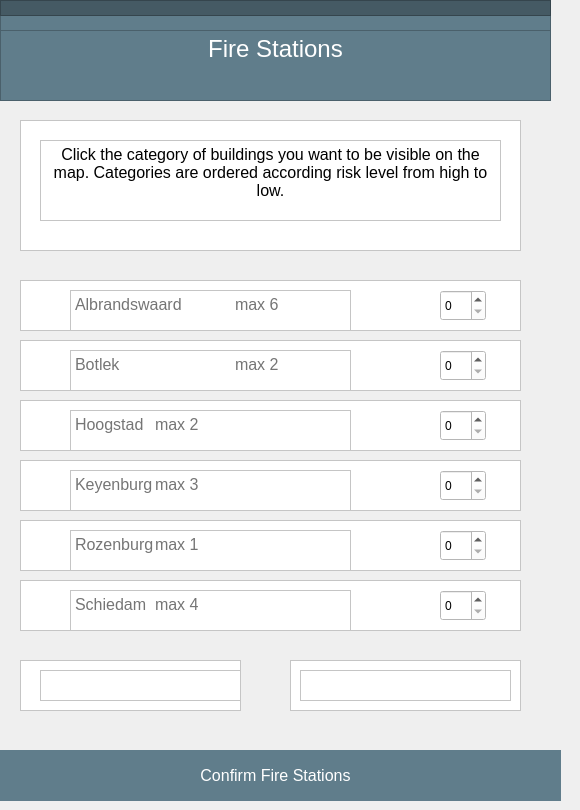
   <widget class="QWidget" name="tabFireStations">
    <attribute name="title">
     <string>Fire Stations</string>
    </attribute>
    <widget class="QPushButton" name="buttonConfirmFireStations">
     <property name="geometry">
      <rect>
       <x>-10</x>
       <y>750</y>
       <width>571</width>
       <height>51</height>
      </rect>
     </property>
     <property name="font">
      <font>
       <pointsize>12</pointsize>
      </font>
     </property>
     <property name="styleSheet">
      <string notr="true">border:0pt; background-color:#607D8B; color:white;</string>
     </property>
     <property name="text">
      <string>Confirm Fire Stations</string>
     </property>
    </widget>
    <widget class="QFrame" name="frame_5">
     <property name="geometry">
      <rect>
       <x>0</x>
       <y>0</y>
       <width>551</width>
       <height>101</height>
      </rect>
     </property>
     <property name="styleSheet">
      <string notr="true">background-color:#607D8B</string>
     </property>
     <property name="frameShape">
      <enum>QFrame::StyledPanel</enum>
     </property>
     <property name="frameShadow">
      <enum>QFrame::Raised</enum>
     </property>
     <widget class="QTextEdit" name="textEdit_4">
      <property name="geometry">
       <rect>
        <x>0</x>
        <y>30</y>
        <width>551</width>
        <height>71</height>
       </rect>
      </property>
      <property name="styleSheet">
       <string notr="true">; background-color:#607D8B; color:white</string>
      </property>
      <property name="html">
       <string>&lt;!DOCTYPE HTML PUBLIC &quot;-//W3C//DTD HTML 4.0//EN&quot; &quot;http://www.w3.org/TR/REC-html40/strict.dtd&quot;&gt;
&lt;html&gt;&lt;head&gt;&lt;meta name=&quot;qrichtext&quot; content=&quot;1&quot; /&gt;&lt;style type=&quot;text/css&quot;&gt;
p, li { white-space: pre-wrap; }
&lt;/style&gt;&lt;/head&gt;&lt;body style=&quot; font-family:'MS Shell Dlg 2'; font-size:7.5pt; font-weight:400; font-style:normal;&quot;&gt;
&lt;p align=&quot;center&quot; style=&quot; margin-top:0px; margin-bottom:0px; margin-left:0px; margin-right:0px; -qt-block-indent:0; text-indent:0px;&quot;&gt;&lt;span style=&quot; font-size:18pt;&quot;&gt;Fire Stations&lt;/span&gt;&lt;/p&gt;&lt;/body&gt;&lt;/html&gt;</string>
      </property>
     </widget>
     <widget class="QFrame" name="frame_9">
      <property name="geometry">
       <rect>
        <x>0</x>
        <y>0</y>
        <width>551</width>
        <height>16</height>
       </rect>
      </property>
      <property name="styleSheet">
       <string notr="true">background-color: #455A64</string>
      </property>
      <property name="frameShape">
       <enum>QFrame::StyledPanel</enum>
      </property>
      <property name="frameShadow">
       <enum>QFrame::Raised</enum>
      </property>
     </widget>
    </widget>
    <widget class="QFrame" name="frame_4">
     <property name="geometry">
      <rect>
       <x>20</x>
       <y>280</y>
       <width>501</width>
       <height>51</height>
      </rect>
     </property>
     <property name="styleSheet">
      <string notr="true">background-color:white;</string>
     </property>
     <property name="frameShape">
      <enum>QFrame::StyledPanel</enum>
     </property>
     <property name="frameShadow">
      <enum>QFrame::Raised</enum>
     </property>
     <widget class="QTextEdit" name="textEdit_6">
      <property name="geometry">
       <rect>
        <x>50</x>
        <y>10</y>
        <width>281</width>
        <height>41</height>
       </rect>
      </property>
      <property name="styleSheet">
       <string notr="true">color: #757575</string>
      </property>
      <property name="html">
       <string>&lt;!DOCTYPE HTML PUBLIC &quot;-//W3C//DTD HTML 4.0//EN&quot; &quot;http://www.w3.org/TR/REC-html40/strict.dtd&quot;&gt;
&lt;html&gt;&lt;head&gt;&lt;meta name=&quot;qrichtext&quot; content=&quot;1&quot; /&gt;&lt;style type=&quot;text/css&quot;&gt;
p, li { white-space: pre-wrap; }
&lt;/style&gt;&lt;/head&gt;&lt;body style=&quot; font-family:'MS Shell Dlg 2'; font-size:7.5pt; font-weight:400; font-style:normal;&quot;&gt;
&lt;p style=&quot; margin-top:0px; margin-bottom:0px; margin-left:0px; margin-right:0px; -qt-block-indent:0; text-indent:0px;&quot;&gt;&lt;span style=&quot; font-size:12pt;&quot;&gt;Albrandswaard	max 6&lt;/span&gt;&lt;/p&gt;&lt;/body&gt;&lt;/html&gt;</string>
      </property>
     </widget>
     <widget class="QSpinBox" name="SpinBoxAlbrandswaard">
      <property name="geometry">
       <rect>
        <x>420</x>
        <y>10</y>
        <width>46</width>
        <height>31</height>
       </rect>
      </property>
      <property name="maximum">
       <number>6</number>
      </property>
     </widget>
    </widget>
    <widget class="QFrame" name="frame_11">
     <property name="geometry">
      <rect>
       <x>20</x>
       <y>340</y>
       <width>501</width>
       <height>51</height>
      </rect>
     </property>
     <property name="styleSheet">
      <string notr="true">background-color:white;</string>
     </property>
     <property name="frameShape">
      <enum>QFrame::StyledPanel</enum>
     </property>
     <property name="frameShadow">
      <enum>QFrame::Raised</enum>
     </property>
     <widget class="QTextEdit" name="textEdit_7">
      <property name="geometry">
       <rect>
        <x>50</x>
        <y>10</y>
        <width>281</width>
        <height>41</height>
       </rect>
      </property>
      <property name="styleSheet">
       <string notr="true">color: #757575</string>
      </property>
      <property name="html">
       <string>&lt;!DOCTYPE HTML PUBLIC &quot;-//W3C//DTD HTML 4.0//EN&quot; &quot;http://www.w3.org/TR/REC-html40/strict.dtd&quot;&gt;
&lt;html&gt;&lt;head&gt;&lt;meta name=&quot;qrichtext&quot; content=&quot;1&quot; /&gt;&lt;style type=&quot;text/css&quot;&gt;
p, li { white-space: pre-wrap; }
&lt;/style&gt;&lt;/head&gt;&lt;body style=&quot; font-family:'MS Shell Dlg 2'; font-size:7.5pt; font-weight:400; font-style:normal;&quot;&gt;
&lt;p style=&quot; margin-top:0px; margin-bottom:0px; margin-left:0px; margin-right:0px; -qt-block-indent:0; text-indent:0px;&quot;&gt;&lt;span style=&quot; font-size:12pt;&quot;&gt;Botlek		max 2&lt;/span&gt;&lt;/p&gt;&lt;/body&gt;&lt;/html&gt;</string>
      </property>
     </widget>
     <widget class="QSpinBox" name="SpinBoxBotlek">
      <property name="geometry">
       <rect>
        <x>420</x>
        <y>10</y>
        <width>46</width>
        <height>31</height>
       </rect>
      </property>
      <property name="maximum">
       <number>2</number>
      </property>
     </widget>
    </widget>
    <widget class="QFrame" name="frame_12">
     <property name="geometry">
      <rect>
       <x>20</x>
       <y>400</y>
       <width>501</width>
       <height>51</height>
      </rect>
     </property>
     <property name="styleSheet">
      <string notr="true">background-color:white;</string>
     </property>
     <property name="frameShape">
      <enum>QFrame::StyledPanel</enum>
     </property>
     <property name="frameShadow">
      <enum>QFrame::Raised</enum>
     </property>
     <widget class="QTextEdit" name="textEdit_8">
      <property name="geometry">
       <rect>
        <x>50</x>
        <y>10</y>
        <width>281</width>
        <height>41</height>
       </rect>
      </property>
      <property name="styleSheet">
       <string notr="true">color: #757575</string>
      </property>
      <property name="html">
       <string>&lt;!DOCTYPE HTML PUBLIC &quot;-//W3C//DTD HTML 4.0//EN&quot; &quot;http://www.w3.org/TR/REC-html40/strict.dtd&quot;&gt;
&lt;html&gt;&lt;head&gt;&lt;meta name=&quot;qrichtext&quot; content=&quot;1&quot; /&gt;&lt;style type=&quot;text/css&quot;&gt;
p, li { white-space: pre-wrap; }
&lt;/style&gt;&lt;/head&gt;&lt;body style=&quot; font-family:'MS Shell Dlg 2'; font-size:7.5pt; font-weight:400; font-style:normal;&quot;&gt;
&lt;p style=&quot; margin-top:0px; margin-bottom:0px; margin-left:0px; margin-right:0px; -qt-block-indent:0; text-indent:0px;&quot;&gt;&lt;span style=&quot; font-size:12pt;&quot;&gt;Hoogstad	max 2&lt;/span&gt;&lt;/p&gt;&lt;/body&gt;&lt;/html&gt;</string>
      </property>
     </widget>
     <widget class="QSpinBox" name="SpinBoxHoogstad">
      <property name="geometry">
       <rect>
        <x>420</x>
        <y>10</y>
        <width>46</width>
        <height>31</height>
       </rect>
      </property>
      <property name="maximum">
       <number>2</number>
      </property>
     </widget>
    </widget>
    <widget class="QFrame" name="frame_13">
     <property name="geometry">
      <rect>
       <x>20</x>
       <y>460</y>
       <width>501</width>
       <height>51</height>
      </rect>
     </property>
     <property name="styleSheet">
      <string notr="true">background-color:white;</string>
     </property>
     <property name="frameShape">
      <enum>QFrame::StyledPanel</enum>
     </property>
     <property name="frameShadow">
      <enum>QFrame::Raised</enum>
     </property>
     <widget class="QTextEdit" name="textEdit_10">
      <property name="geometry">
       <rect>
        <x>50</x>
        <y>10</y>
        <width>281</width>
        <height>41</height>
       </rect>
      </property>
      <property name="styleSheet">
       <string notr="true">color: #757575</string>
      </property>
      <property name="html">
       <string>&lt;!DOCTYPE HTML PUBLIC &quot;-//W3C//DTD HTML 4.0//EN&quot; &quot;http://www.w3.org/TR/REC-html40/strict.dtd&quot;&gt;
&lt;html&gt;&lt;head&gt;&lt;meta name=&quot;qrichtext&quot; content=&quot;1&quot; /&gt;&lt;style type=&quot;text/css&quot;&gt;
p, li { white-space: pre-wrap; }
&lt;/style&gt;&lt;/head&gt;&lt;body style=&quot; font-family:'MS Shell Dlg 2'; font-size:7.5pt; font-weight:400; font-style:normal;&quot;&gt;
&lt;p style=&quot; margin-top:0px; margin-bottom:0px; margin-left:0px; margin-right:0px; -qt-block-indent:0; text-indent:0px;&quot;&gt;&lt;span style=&quot; font-size:12pt;&quot;&gt;Keyenburg	max 3&lt;/span&gt;&lt;/p&gt;&lt;/body&gt;&lt;/html&gt;</string>
      </property>
     </widget>
     <widget class="QSpinBox" name="SpinBoxKeyenburg">
      <property name="geometry">
       <rect>
        <x>420</x>
        <y>10</y>
        <width>46</width>
        <height>31</height>
       </rect>
      </property>
      <property name="maximum">
       <number>3</number>
      </property>
     </widget>
    </widget>
    <widget class="QFrame" name="frame_14">
     <property name="geometry">
      <rect>
       <x>20</x>
       <y>520</y>
       <width>501</width>
       <height>51</height>
      </rect>
     </property>
     <property name="styleSheet">
      <string notr="true">background-color:white;</string>
     </property>
     <property name="frameShape">
      <enum>QFrame::StyledPanel</enum>
     </property>
     <property name="frameShadow">
      <enum>QFrame::Raised</enum>
     </property>
     <widget class="QTextEdit" name="textEdit_11">
      <property name="geometry">
       <rect>
        <x>50</x>
        <y>10</y>
        <width>281</width>
        <height>41</height>
       </rect>
      </property>
      <property name="styleSheet">
       <string notr="true">color: #757575</string>
      </property>
      <property name="html">
       <string>&lt;!DOCTYPE HTML PUBLIC &quot;-//W3C//DTD HTML 4.0//EN&quot; &quot;http://www.w3.org/TR/REC-html40/strict.dtd&quot;&gt;
&lt;html&gt;&lt;head&gt;&lt;meta name=&quot;qrichtext&quot; content=&quot;1&quot; /&gt;&lt;style type=&quot;text/css&quot;&gt;
p, li { white-space: pre-wrap; }
&lt;/style&gt;&lt;/head&gt;&lt;body style=&quot; font-family:'MS Shell Dlg 2'; font-size:7.5pt; font-weight:400; font-style:normal;&quot;&gt;
&lt;p style=&quot; margin-top:0px; margin-bottom:0px; margin-left:0px; margin-right:0px; -qt-block-indent:0; text-indent:0px;&quot;&gt;&lt;span style=&quot; font-size:12pt;&quot;&gt;Rozenburg	max 1&lt;/span&gt;&lt;/p&gt;&lt;/body&gt;&lt;/html&gt;</string>
      </property>
     </widget>
     <widget class="QSpinBox" name="SpinBoxRozenburg">
      <property name="geometry">
       <rect>
        <x>420</x>
        <y>10</y>
        <width>46</width>
        <height>31</height>
       </rect>
      </property>
      <property name="maximum">
       <number>1</number>
      </property>
     </widget>
    </widget>
    <widget class="QFrame" name="frame_15">
     <property name="geometry">
      <rect>
       <x>20</x>
       <y>580</y>
       <width>501</width>
       <height>51</height>
      </rect>
     </property>
     <property name="styleSheet">
      <string notr="true">background-color:white;</string>
     </property>
     <property name="frameShape">
      <enum>QFrame::StyledPanel</enum>
     </property>
     <property name="frameShadow">
      <enum>QFrame::Raised</enum>
     </property>
     <widget class="QTextEdit" name="textEdit_12">
      <property name="geometry">
       <rect>
        <x>50</x>
        <y>10</y>
        <width>281</width>
        <height>41</height>
       </rect>
      </property>
      <property name="styleSheet">
       <string notr="true">color: #757575</string>
      </property>
      <property name="html">
       <string>&lt;!DOCTYPE HTML PUBLIC &quot;-//W3C//DTD HTML 4.0//EN&quot; &quot;http://www.w3.org/TR/REC-html40/strict.dtd&quot;&gt;
&lt;html&gt;&lt;head&gt;&lt;meta name=&quot;qrichtext&quot; content=&quot;1&quot; /&gt;&lt;style type=&quot;text/css&quot;&gt;
p, li { white-space: pre-wrap; }
&lt;/style&gt;&lt;/head&gt;&lt;body style=&quot; font-family:'MS Shell Dlg 2'; font-size:7.5pt; font-weight:400; font-style:normal;&quot;&gt;
&lt;p style=&quot; margin-top:0px; margin-bottom:0px; margin-left:0px; margin-right:0px; -qt-block-indent:0; text-indent:0px;&quot;&gt;&lt;span style=&quot; font-size:12pt;&quot;&gt;Schiedam	max 4&lt;/span&gt;&lt;/p&gt;&lt;/body&gt;&lt;/html&gt;</string>
      </property>
     </widget>
     <widget class="QSpinBox" name="SpinBoxSchiedam">
      <property name="geometry">
       <rect>
        <x>420</x>
        <y>10</y>
        <width>46</width>
        <height>31</height>
       </rect>
      </property>
      <property name="maximum">
       <number>4</number>
      </property>
     </widget>
    </widget>
    <widget class="QFrame" name="frame_17">
     <property name="geometry">
      <rect>
       <x>20</x>
       <y>660</y>
       <width>221</width>
       <height>51</height>
      </rect>
     </property>
     <property name="styleSheet">
      <string notr="true">background-color:white</string>
     </property>
     <property name="frameShape">
      <enum>QFrame::StyledPanel</enum>
     </property>
     <property name="frameShadow">
      <enum>QFrame::Raised</enum>
     </property>
     <widget class="QListWidget" name="reportAdvisedTrucks">
      <property name="geometry">
       <rect>
        <x>20</x>
        <y>10</y>
        <width>201</width>
        <height>31</height>
       </rect>
      </property>
     </widget>
    </widget>
    <widget class="QFrame" name="frame_19">
     <property name="geometry">
      <rect>
       <x>290</x>
       <y>660</y>
       <width>231</width>
       <height>51</height>
      </rect>
     </property>
     <property name="styleSheet">
      <string notr="true">background-color:white</string>
     </property>
     <property name="frameShape">
      <enum>QFrame::StyledPanel</enum>
     </property>
     <property name="frameShadow">
      <enum>QFrame::Raised</enum>
     </property>
     <widget class="QListWidget" name="reportTruckCounter">
      <property name="geometry">
       <rect>
        <x>10</x>
        <y>10</y>
        <width>211</width>
        <height>31</height>
       </rect>
      </property>
      <property name="styleSheet">
       <string notr="true">text-align: center</string>
      </property>
     </widget>
    </widget>
    <widget class="QFrame" name="frame_21">
     <property name="geometry">
      <rect>
       <x>20</x>
       <y>120</y>
       <width>501</width>
       <height>131</height>
      </rect>
     </property>
     <property name="styleSheet">
      <string notr="true">background-color:white;</string>
     </property>
     <property name="frameShape">
      <enum>QFrame::StyledPanel</enum>
     </property>
     <property name="frameShadow">
      <enum>QFrame::Raised</enum>
     </property>
     <widget class="QListWidget" name="reportList1_3">
      <property name="geometry">
       <rect>
        <x>50</x>
        <y>150</y>
        <width>371</width>
        <height>181</height>
       </rect>
      </property>
      <property name="font">
       <font>
        <pointsize>14</pointsize>
       </font>
      </property>
     </widget>
     <widget class="QTextEdit" name="textEdit_15">
      <property name="geometry">
       <rect>
        <x>20</x>
        <y>20</y>
        <width>461</width>
        <height>81</height>
       </rect>
      </property>
      <property name="font">
       <font>
        <pointsize>14</pointsize>
       </font>
      </property>
      <property name="styleSheet">
       <string notr="true"/>
      </property>
      <property name="html">
       <string>&lt;!DOCTYPE HTML PUBLIC &quot;-//W3C//DTD HTML 4.0//EN&quot; &quot;http://www.w3.org/TR/REC-html40/strict.dtd&quot;&gt;
&lt;html&gt;&lt;head&gt;&lt;meta name=&quot;qrichtext&quot; content=&quot;1&quot; /&gt;&lt;style type=&quot;text/css&quot;&gt;
p, li { white-space: pre-wrap; }
&lt;/style&gt;&lt;/head&gt;&lt;body style=&quot; font-family:'MS Shell Dlg 2'; font-size:14pt; font-weight:400; font-style:normal;&quot;&gt;
&lt;p align=&quot;center&quot; style=&quot; margin-top:0px; margin-bottom:0px; margin-left:0px; margin-right:0px; -qt-block-indent:0; text-indent:0px;&quot;&gt;&lt;span style=&quot; font-size:12pt;&quot;&gt;Click the category of buildings you want to be visible on the map. Categories are ordered according risk level from high to low.&lt;/span&gt;&lt;/p&gt;&lt;/body&gt;&lt;/html&gt;</string>
      </property>
     </widget>
    </widget>
    <zorder>frame_19</zorder>
    <zorder>frame_17</zorder>
    <zorder>buttonConfirmFireStations</zorder>
    <zorder>frame_5</zorder>
    <zorder>frame_4</zorder>
    <zorder>frame_11</zorder>
    <zorder>frame_12</zorder>
    <zorder>frame_13</zorder>
    <zorder>frame_14</zorder>
    <zorder>frame_15</zorder>
    <zorder>frame_21</zorder>
   </widget>
